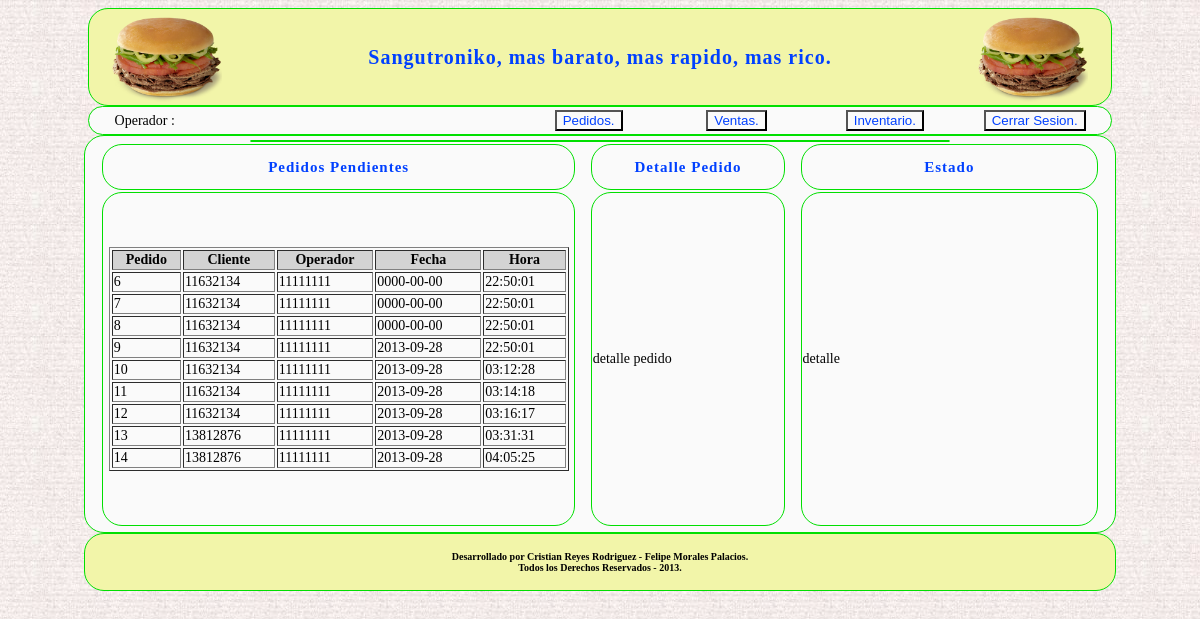
Page /php/operadorpedido.php on the committed database.
### tables this page shows
CREATE TABLE IF NOT EXISTS `PEDIDO` (
  `ID_PEDIDO` int(11) NOT NULL AUTO_INCREMENT,
  `RUT_CLIENTE` int(11) DEFAULT NULL,
  `RUT_OPERADOR` int(11) DEFAULT NULL,
  `FECHA` date DEFAULT NULL,
  `HORA` time DEFAULT NULL,
  `ID_ESTADO` int(11) DEFAULT NULL,
  PRIMARY KEY (`ID_PEDIDO`)
);

### php/operadorpedido.php (the view, shortened to what this page needs)
<!DOCTYPE html PUBLIC "-//W3C//DTD XHTML 1.0 Transitional//EN" "http://www.w3.org/TR/xhtml1/DTD/xhtml1-transitional.dtd">
<html xmlns="http://www.w3.org/1999/xhtml">
<head>
	<link href="../css/estilo.css"rel="stylesheet" type="text/css" />
</head>
<?php
	include_once("cabecera.php");
	include_once("botonoperador.php");
?>
<body>
	<div align="center">
		<table bgcolor="#FAFAFA" class="bordetabla">
			<tr>
				<td width="1024" height="390">
					<table class="bordetabla" align="center" width="700">
						<table width="1000" align="center">
							<tr align="center">
								<td width="470" class="bordetabla"><h2>Pedidos Pendientes</h2></td>
								<td width="10"></td>
								<td width="200" class="bordetabla"><h2>Detalle Pedido</h2></td>
								<td width="10"></td>
								<td width="310" class="bordetabla"><h2>Estado</h2></td>
							</tr>
							<tr>
								<td class="bordetabla" height="330">
									<div align="center">
									<table border="1" width="460" >
										<tr bgcolor="lightgray">
											<th>Pedido</th>
											<th>Cliente</th>
											<th>Operador</th>
											<th>Fecha</th>
											<th>Hora</th>
										</tr>
										<?php
											$link = conexion();
											$consulta1 =  "SELECT * FROM PEDIDO
																WHERE ID_ESTADO <> '4'";
											$resultado = mysql_query($consulta1, $link );
											while($fila = mysql_fetch_object($resultado))
											{
										?>
										<tr>
											<td><?=$fila->ID_PEDIDO;?></td>
											<td><?=$fila->RUT_CLIENTE;?></td>
											<td><?=$fila->RUT_OPERADOR;?></td>
											<td><?=$fila->FECHA;?></td>
											<td><?=$fila->HORA;?></td>
										</tr>
										<?php
											}
										?>
									</table>
									</div>
								</td>
								<td></td>
								<td class="bordetabla">
									detalle pedido
								</td>
								<td></td>
								<td class="bordetabla">
									detalle
								</td>
							</tr>
						</table>
					</table>
				</td>
			</tr>
		</table>
	</div>
</body>
<?php
	include_once("pie.php")
?>
</html>

### php/cabecera.php
<div align="center">
	<table width="1024" bgcolor="#F2F5A9" class="bordetabla">
		<tr>
			<td align="center" width="150" valign="middle">
				<img src="../img/sangu.png" width="110" height="90" alt="Sangutroniko" longdesc="Sangutroniko" />
			</td>
			<td width="724" align="left" valign="middle">
				<h1 align="center">
					Sangutroniko, mas barato, mas rapido, mas rico.
				</h1>
			</td>
			<td align="center" width="150" valign="middle">
				<img src="../img/sangu.png" width="110" height="90" alt="Sangutroniko" longdesc="Sangutroniko" />
			</td>
		</tr>
	</table>
</div>

### php/botonoperador.php (shortened to what this page needs)
<div align="center">
	<form>
		<table bgcolor="#FAFAFA" class="bordetabla" width="1024">
			<tr>
				<td width="20">
				</td>
				<td width="424" align="left">
					<?php
						echo "Operador : ".$_SESSION["txt_datooperador"];
					?>
				</td>
				<td width="150" align="center">
					<input type="submit" name="boton1" id="boton1" value="Pedidos." class="botonmenu" />
				</td>
				<td width="150" align="center">
					<input type="submit" name="boton2" id="boton2" value="Ventas." class="botonmenu" />
				</td>
				<td width="150" align="center">
					<input type="submit" name="boton3" id="boton3" value="Inventario." class="botonmenu" />
				</td>
				<td width="150" align="center">
					<input type="submit" name="boton4" id="boton4" value="Cerrar Sesion." class="botonmenu" />
				</td>
			</tr>
		</table>
	</form>
</div>

### php/pie.php
<div align="center">
	<table bgcolor="#F2F5A9" class="bordetabla">
		<tr>
			<td align="center" width="1024" height="50" valign="middle">
				<h4>
					Desarrollado por Cristian Reyes Rodriguez - Felipe Morales Palacios.
					<br />
					Todos los Derechos Reservados - 2013.
				</h4>
			</td>
		</tr>
	</table>
</div>

### css/estilo.css (style rules this page uses)
body { background-image : url(../img/tapiz.png); font-family : Calibri; font-size : 14px; }
h1 { font-family : Calibri; font-size : 20px; color : #0040FF; letter-spacing : 1px; }
h2 { font-family : Calibri; font-size : 15px; color : #0040FF; letter-spacing : 1px; }
h4 { font-family : Calibri; font-size : 10px; color : #000000; }
.bordetabla { border : thin solid #01DF01; -moz-border-radius : 20px; border-radius : 20px; }
.botonmenu { background-color : #FAFAFA; color : #0040FF; }

### rows in the picture
pedido: ID_PEDIDO "6", RUT_CLIENTE "11632134", RUT_OPERADOR "11111111", FECHA "0000-00-00", HORA "22:50:01"
pedido: ID_PEDIDO "7", RUT_CLIENTE "11632134", RUT_OPERADOR "11111111", FECHA "0000-00-00", HORA "22:50:01"
pedido: ID_PEDIDO "8", RUT_CLIENTE "11632134", RUT_OPERADOR "11111111", FECHA "0000-00-00", HORA "22:50:01"
pedido: ID_PEDIDO "9", RUT_CLIENTE "11632134", RUT_OPERADOR "11111111", FECHA "2013-09-28", HORA "22:50:01"
pedido: ID_PEDIDO "10", RUT_CLIENTE "11632134", RUT_OPERADOR "11111111", FECHA "2013-09-28", HORA "03:12:28"
pedido: ID_PEDIDO "11", RUT_CLIENTE "11632134", RUT_OPERADOR "11111111", FECHA "2013-09-28", HORA "03:14:18"
pedido: ID_PEDIDO "12", RUT_CLIENTE "11632134", RUT_OPERADOR "11111111", FECHA "2013-09-28", HORA "03:16:17"
pedido: ID_PEDIDO "13", RUT_CLIENTE "13812876", RUT_OPERADOR "11111111", FECHA "2013-09-28", HORA "03:31:31"
pedido: ID_PEDIDO "14", RUT_CLIENTE "13812876", RUT_OPERADOR "11111111", FECHA "2013-09-28", HORA "04:05:25"
